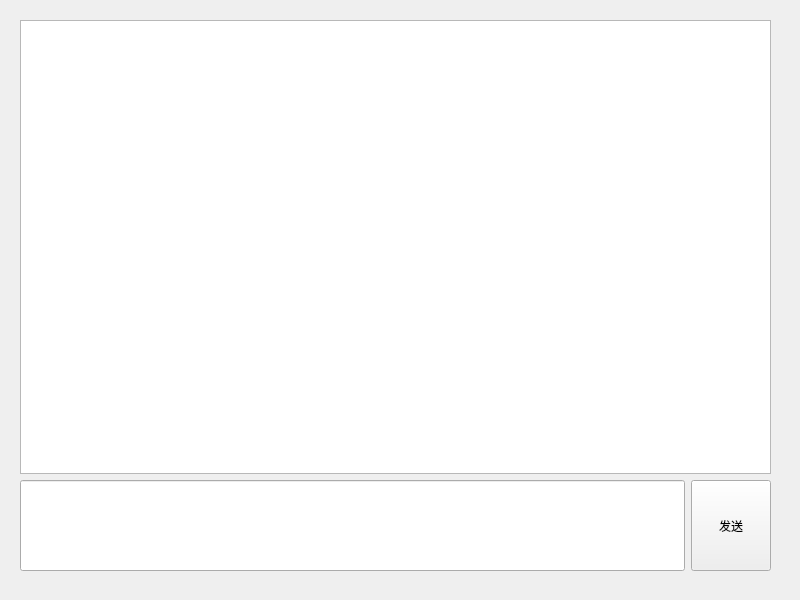
<?xml version="1.0" encoding="UTF-8"?>
<ui version="4.0">
 <class>Widget</class>
 <widget class="QWidget" name="Widget">
  <property name="geometry">
   <rect>
    <x>0</x>
    <y>0</y>
    <width>800</width>
    <height>600</height>
   </rect>
  </property>
  <property name="windowTitle">
   <string>Widget</string>
  </property>
  <widget class="QWidget" name="">
   <property name="geometry">
    <rect>
     <x>20</x>
     <y>20</y>
     <width>751</width>
     <height>551</height>
    </rect>
   </property>
   <layout class="QVBoxLayout" name="verticalLayout" stretch="5,1">
    <item>
     <widget class="QListWidget" name="listWidget"/>
    </item>
    <item>
     <layout class="QHBoxLayout" name="horizontalLayout">
      <item>
       <widget class="QLineEdit" name="lineEdit">
        <property name="sizePolicy">
         <sizepolicy hsizetype="Expanding" vsizetype="Expanding">
          <horstretch>0</horstretch>
          <verstretch>0</verstretch>
         </sizepolicy>
        </property>
        <property name="font">
         <font>
          <pointsize>20</pointsize>
         </font>
        </property>
       </widget>
      </item>
      <item>
       <widget class="QPushButton" name="pushButton">
        <property name="sizePolicy">
         <sizepolicy hsizetype="Minimum" vsizetype="Expanding">
          <horstretch>0</horstretch>
          <verstretch>0</verstretch>
         </sizepolicy>
        </property>
        <property name="text">
         <string>发送</string>
        </property>
       </widget>
      </item>
     </layout>
    </item>
   </layout>
  </widget>
 </widget>
 <resources/>
 <connections/>
</ui>
